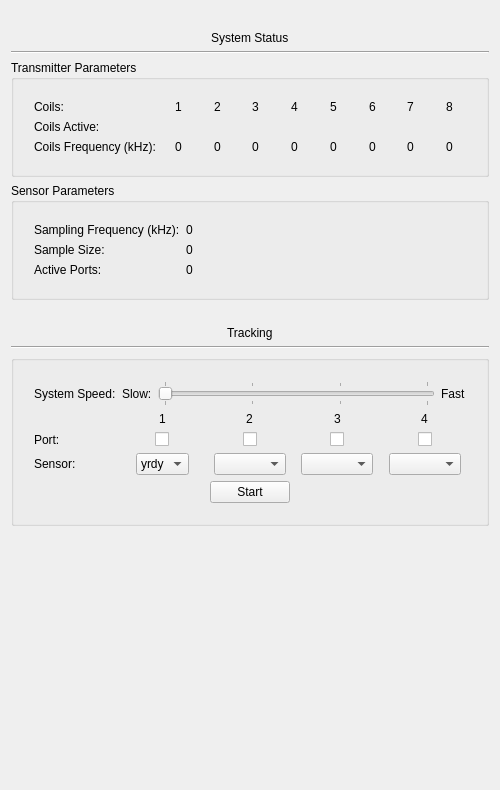
<?xml version="1.0" encoding="UTF-8"?>
<ui version="4.0">
 <class>systemwidget</class>
 <widget class="QWidget" name="systemwidget">
  <property name="geometry">
   <rect>
    <x>0</x>
    <y>0</y>
    <width>500</width>
    <height>790</height>
   </rect>
  </property>
  <property name="minimumSize">
   <size>
    <width>500</width>
    <height>0</height>
   </size>
  </property>
  <property name="maximumSize">
   <size>
    <width>900</width>
    <height>16777215</height>
   </size>
  </property>
  <property name="windowTitle">
   <string>Form</string>
  </property>
  <layout class="QVBoxLayout" name="verticalLayout">
   <item>
    <spacer name="verticalSpacer_2">
     <property name="orientation">
      <enum>Qt::Vertical</enum>
     </property>
     <property name="sizeType">
      <enum>QSizePolicy::Preferred</enum>
     </property>
     <property name="sizeHint" stdset="0">
      <size>
       <width>20</width>
       <height>20</height>
      </size>
     </property>
    </spacer>
   </item>
   <item alignment="Qt::AlignHCenter">
    <widget class="QLabel" name="label_14">
     <property name="text">
      <string>System Status</string>
     </property>
    </widget>
   </item>
   <item>
    <widget class="Line" name="line">
     <property name="orientation">
      <enum>Qt::Horizontal</enum>
     </property>
    </widget>
   </item>
   <item>
    <widget class="QGroupBox" name="groupBox">
     <property name="sizePolicy">
      <sizepolicy hsizetype="Ignored" vsizetype="Fixed">
       <horstretch>0</horstretch>
       <verstretch>0</verstretch>
      </sizepolicy>
     </property>
     <property name="title">
      <string>Transmitter Parameters</string>
     </property>
     <layout class="QVBoxLayout" name="verticalLayout_2">
      <property name="leftMargin">
       <number>20</number>
      </property>
      <property name="topMargin">
       <number>20</number>
      </property>
      <property name="rightMargin">
       <number>20</number>
      </property>
      <property name="bottomMargin">
       <number>20</number>
      </property>
      <item>
       <layout class="QGridLayout" name="gridLayout">
        <item row="1" column="1" alignment="Qt::AlignHCenter">
         <widget class="QLabel" name="coil_1">
          <property name="text">
           <string/>
          </property>
         </widget>
        </item>
        <item row="1" column="3" alignment="Qt::AlignHCenter">
         <widget class="QLabel" name="coil_3">
          <property name="text">
           <string/>
          </property>
         </widget>
        </item>
        <item row="2" column="8" alignment="Qt::AlignHCenter">
         <widget class="QLabel" name="coil_8f">
          <property name="text">
           <string>0</string>
          </property>
         </widget>
        </item>
        <item row="2" column="3" alignment="Qt::AlignHCenter">
         <widget class="QLabel" name="coil_3f">
          <property name="text">
           <string>0</string>
          </property>
         </widget>
        </item>
        <item row="2" column="7" alignment="Qt::AlignHCenter">
         <widget class="QLabel" name="coil_7f">
          <property name="text">
           <string>0</string>
          </property>
         </widget>
        </item>
        <item row="2" column="0">
         <widget class="QLabel" name="label_19">
          <property name="text">
           <string>Coils Frequency (kHz):</string>
          </property>
         </widget>
        </item>
        <item row="0" column="8" alignment="Qt::AlignHCenter">
         <widget class="QLabel" name="label_9">
          <property name="text">
           <string>8</string>
          </property>
         </widget>
        </item>
        <item row="2" column="2" alignment="Qt::AlignHCenter">
         <widget class="QLabel" name="coil_2f">
          <property name="text">
           <string>0</string>
          </property>
         </widget>
        </item>
        <item row="0" column="3" alignment="Qt::AlignHCenter">
         <widget class="QLabel" name="label_4">
          <property name="text">
           <string>3</string>
          </property>
         </widget>
        </item>
        <item row="2" column="5" alignment="Qt::AlignHCenter">
         <widget class="QLabel" name="coil_5f">
          <property name="text">
           <string>0</string>
          </property>
         </widget>
        </item>
        <item row="1" column="7" alignment="Qt::AlignHCenter">
         <widget class="QLabel" name="coil_7">
          <property name="text">
           <string/>
          </property>
         </widget>
        </item>
        <item row="1" column="5" alignment="Qt::AlignHCenter">
         <widget class="QLabel" name="coil_5">
          <property name="text">
           <string/>
          </property>
         </widget>
        </item>
        <item row="1" column="6" alignment="Qt::AlignHCenter">
         <widget class="QLabel" name="coil_6">
          <property name="text">
           <string/>
          </property>
         </widget>
        </item>
        <item row="0" column="2" alignment="Qt::AlignHCenter">
         <widget class="QLabel" name="label_3">
          <property name="text">
           <string>2</string>
          </property>
         </widget>
        </item>
        <item row="0" column="1" alignment="Qt::AlignHCenter">
         <widget class="QLabel" name="label_2">
          <property name="text">
           <string>1</string>
          </property>
         </widget>
        </item>
        <item row="2" column="4" alignment="Qt::AlignHCenter">
         <widget class="QLabel" name="coil_4f">
          <property name="text">
           <string>0</string>
          </property>
         </widget>
        </item>
        <item row="2" column="6" alignment="Qt::AlignHCenter">
         <widget class="QLabel" name="coil_6f">
          <property name="text">
           <string>0</string>
          </property>
         </widget>
        </item>
        <item row="1" column="8" alignment="Qt::AlignHCenter">
         <widget class="QLabel" name="coil_8">
          <property name="text">
           <string/>
          </property>
         </widget>
        </item>
        <item row="0" column="0">
         <widget class="QLabel" name="label">
          <property name="text">
           <string>Coils:</string>
          </property>
         </widget>
        </item>
        <item row="0" column="6" alignment="Qt::AlignHCenter">
         <widget class="QLabel" name="label_7">
          <property name="text">
           <string>6</string>
          </property>
         </widget>
        </item>
        <item row="1" column="0">
         <widget class="QLabel" name="label_10">
          <property name="text">
           <string>Coils Active:</string>
          </property>
         </widget>
        </item>
        <item row="1" column="4" alignment="Qt::AlignHCenter">
         <widget class="QLabel" name="coil_4">
          <property name="text">
           <string/>
          </property>
         </widget>
        </item>
        <item row="2" column="1" alignment="Qt::AlignHCenter">
         <widget class="QLabel" name="coil_1f">
          <property name="text">
           <string>0</string>
          </property>
         </widget>
        </item>
        <item row="0" column="5" alignment="Qt::AlignHCenter">
         <widget class="QLabel" name="label_6">
          <property name="text">
           <string>5</string>
          </property>
         </widget>
        </item>
        <item row="0" column="4" alignment="Qt::AlignHCenter">
         <widget class="QLabel" name="label_5">
          <property name="text">
           <string>4</string>
          </property>
         </widget>
        </item>
        <item row="1" column="2" alignment="Qt::AlignHCenter">
         <widget class="QLabel" name="coil_2">
          <property name="text">
           <string/>
          </property>
         </widget>
        </item>
        <item row="0" column="7" alignment="Qt::AlignHCenter">
         <widget class="QLabel" name="label_8">
          <property name="text">
           <string>7</string>
          </property>
         </widget>
        </item>
       </layout>
      </item>
     </layout>
    </widget>
   </item>
   <item>
    <widget class="QGroupBox" name="groupBox_2">
     <property name="sizePolicy">
      <sizepolicy hsizetype="Ignored" vsizetype="Fixed">
       <horstretch>0</horstretch>
       <verstretch>0</verstretch>
      </sizepolicy>
     </property>
     <property name="title">
      <string>Sensor Parameters</string>
     </property>
     <layout class="QVBoxLayout" name="verticalLayout_4">
      <property name="leftMargin">
       <number>20</number>
      </property>
      <property name="topMargin">
       <number>20</number>
      </property>
      <property name="rightMargin">
       <number>20</number>
      </property>
      <property name="bottomMargin">
       <number>20</number>
      </property>
      <item>
       <layout class="QFormLayout" name="formLayout">
        <item row="0" column="0">
         <widget class="QLabel" name="label_28">
          <property name="text">
           <string>Sampling Frequency (kHz):</string>
          </property>
         </widget>
        </item>
        <item row="1" column="0">
         <widget class="QLabel" name="label_30">
          <property name="text">
           <string>Sample Size:</string>
          </property>
         </widget>
        </item>
        <item row="1" column="1">
         <widget class="QLabel" name="refresh_rate">
          <property name="text">
           <string>0</string>
          </property>
         </widget>
        </item>
        <item row="2" column="0">
         <widget class="QLabel" name="label_32">
          <property name="text">
           <string>Active Ports:</string>
          </property>
         </widget>
        </item>
        <item row="2" column="1">
         <widget class="QLabel" name="active_ports">
          <property name="text">
           <string>0</string>
          </property>
         </widget>
        </item>
        <item row="0" column="1">
         <widget class="QLabel" name="sampling_frequency">
          <property name="text">
           <string>0</string>
          </property>
         </widget>
        </item>
       </layout>
      </item>
     </layout>
    </widget>
   </item>
   <item>
    <spacer name="verticalSpacer">
     <property name="orientation">
      <enum>Qt::Vertical</enum>
     </property>
     <property name="sizeType">
      <enum>QSizePolicy::Preferred</enum>
     </property>
     <property name="sizeHint" stdset="0">
      <size>
       <width>20</width>
       <height>20</height>
      </size>
     </property>
    </spacer>
   </item>
   <item alignment="Qt::AlignHCenter">
    <widget class="QLabel" name="label_15">
     <property name="text">
      <string>Tracking</string>
     </property>
    </widget>
   </item>
   <item>
    <widget class="Line" name="line_2">
     <property name="orientation">
      <enum>Qt::Horizontal</enum>
     </property>
    </widget>
   </item>
   <item>
    <widget class="QGroupBox" name="groupBox_3">
     <property name="sizePolicy">
      <sizepolicy hsizetype="Ignored" vsizetype="Fixed">
       <horstretch>0</horstretch>
       <verstretch>0</verstretch>
      </sizepolicy>
     </property>
     <property name="title">
      <string/>
     </property>
     <layout class="QVBoxLayout" name="verticalLayout_3">
      <property name="leftMargin">
       <number>20</number>
      </property>
      <property name="topMargin">
       <number>20</number>
      </property>
      <property name="rightMargin">
       <number>20</number>
      </property>
      <property name="bottomMargin">
       <number>20</number>
      </property>
      <item>
       <layout class="QHBoxLayout" name="horizontalLayout">
        <item>
         <widget class="QLabel" name="label_34">
          <property name="text">
           <string>System Speed:</string>
          </property>
         </widget>
        </item>
        <item>
         <widget class="QLabel" name="label_36">
          <property name="text">
           <string>Slow:</string>
          </property>
         </widget>
        </item>
        <item>
         <widget class="QSlider" name="slider">
          <property name="minimum">
           <number>1</number>
          </property>
          <property name="maximum">
           <number>4</number>
          </property>
          <property name="orientation">
           <enum>Qt::Horizontal</enum>
          </property>
          <property name="tickPosition">
           <enum>QSlider::TicksBothSides</enum>
          </property>
          <property name="tickInterval">
           <number>1</number>
          </property>
         </widget>
        </item>
        <item>
         <widget class="QLabel" name="label_35">
          <property name="text">
           <string>Fast</string>
          </property>
         </widget>
        </item>
       </layout>
      </item>
      <item>
       <layout class="QGridLayout" name="gridLayout_2">
        <item row="0" column="0">
         <widget class="QLabel" name="label_43">
          <property name="text">
           <string/>
          </property>
         </widget>
        </item>
        <item row="1" column="0">
         <widget class="QLabel" name="label_41">
          <property name="text">
           <string>Port:</string>
          </property>
         </widget>
        </item>
        <item row="2" column="0">
         <widget class="QLabel" name="label_42">
          <property name="text">
           <string>Sensor:</string>
          </property>
         </widget>
        </item>
        <item row="1" column="1" alignment="Qt::AlignHCenter">
         <widget class="QCheckBox" name="checkbox_1">
          <property name="text">
           <string/>
          </property>
         </widget>
        </item>
        <item row="2" column="1" alignment="Qt::AlignHCenter">
         <widget class="QComboBox" name="combo_1">
          <property name="sizePolicy">
           <sizepolicy hsizetype="Fixed" vsizetype="Fixed">
            <horstretch>0</horstretch>
            <verstretch>0</verstretch>
           </sizepolicy>
          </property>
          <item>
           <property name="text">
            <string>yrdy</string>
           </property>
          </item>
         </widget>
        </item>
        <item row="0" column="1" alignment="Qt::AlignHCenter">
         <widget class="QLabel" name="label_37">
          <property name="text">
           <string>1</string>
          </property>
         </widget>
        </item>
        <item row="0" column="2" alignment="Qt::AlignHCenter">
         <widget class="QLabel" name="label_11">
          <property name="text">
           <string>2</string>
          </property>
         </widget>
        </item>
        <item row="0" column="3" alignment="Qt::AlignHCenter">
         <widget class="QLabel" name="label_12">
          <property name="text">
           <string>3</string>
          </property>
         </widget>
        </item>
        <item row="0" column="4" alignment="Qt::AlignHCenter">
         <widget class="QLabel" name="label_13">
          <property name="text">
           <string>4</string>
          </property>
         </widget>
        </item>
        <item row="2" column="2" alignment="Qt::AlignHCenter">
         <widget class="QComboBox" name="combo_2">
          <property name="sizePolicy">
           <sizepolicy hsizetype="Fixed" vsizetype="Fixed">
            <horstretch>0</horstretch>
            <verstretch>0</verstretch>
           </sizepolicy>
          </property>
         </widget>
        </item>
        <item row="2" column="3" alignment="Qt::AlignHCenter">
         <widget class="QComboBox" name="combo_3">
          <property name="sizePolicy">
           <sizepolicy hsizetype="Fixed" vsizetype="Fixed">
            <horstretch>0</horstretch>
            <verstretch>0</verstretch>
           </sizepolicy>
          </property>
         </widget>
        </item>
        <item row="2" column="4" alignment="Qt::AlignHCenter">
         <widget class="QComboBox" name="combo_4">
          <property name="sizePolicy">
           <sizepolicy hsizetype="Fixed" vsizetype="Fixed">
            <horstretch>0</horstretch>
            <verstretch>0</verstretch>
           </sizepolicy>
          </property>
         </widget>
        </item>
        <item row="1" column="2" alignment="Qt::AlignHCenter">
         <widget class="QCheckBox" name="checkbox_2">
          <property name="text">
           <string/>
          </property>
         </widget>
        </item>
        <item row="1" column="3" alignment="Qt::AlignHCenter">
         <widget class="QCheckBox" name="checkbox_3">
          <property name="text">
           <string/>
          </property>
         </widget>
        </item>
        <item row="1" column="4" alignment="Qt::AlignHCenter">
         <widget class="QCheckBox" name="checkbox_4">
          <property name="text">
           <string/>
          </property>
         </widget>
        </item>
       </layout>
      </item>
      <item alignment="Qt::AlignHCenter">
       <widget class="QPushButton" name="apply_button">
        <property name="text">
         <string>Start</string>
        </property>
        <property name="flat">
         <bool>false</bool>
        </property>
       </widget>
      </item>
     </layout>
    </widget>
   </item>
   <item>
    <spacer name="horizontalSpacer">
     <property name="orientation">
      <enum>Qt::Vertical</enum>
     </property>
     <property name="sizeType">
      <enum>QSizePolicy::Expanding</enum>
     </property>
     <property name="sizeHint" stdset="0">
      <size>
       <width>20</width>
       <height>40</height>
      </size>
     </property>
    </spacer>
   </item>
  </layout>
 </widget>
 <resources/>
 <connections/>
</ui>
